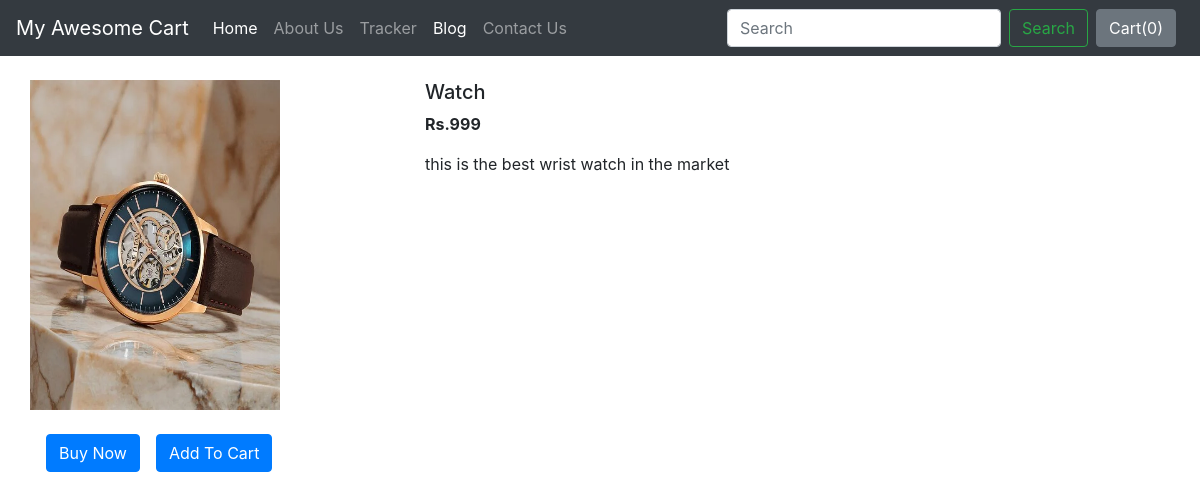
The page /shop/products/1 on the database its author committed.
### shop/models.py (models this page shows, shortened)
class product(models.Model):
    product_id = models.AutoField
    product_name = models.CharField(max_length=50)
    category = models.CharField(max_length=50, default="")
    subcategory = models.CharField(max_length=50, default="")
    price = models.IntegerField(default=0)
    desc = models.CharField(max_length=300)
    publish_date = models.DateField()
    image = models.ImageField(upload_to='shop/images', default="")

### shop/views.py (the view)
# urls.py: path("products/<int:myid>", views.productView, name="ProductView"),
def productView(request,myid):
    products = product.objects.filter(id=myid)
    return render(request, 'shop/productView.html',{"products":products[0]})

### shop/templates/shop/productView.html (shortened to what this page needs)
{% extends 'shop/basic.html' %}
{% block body %}
<div class="container my-4">
    <div class="row">
    <div class="col-md-4">
    <div class="row">
        <img src="/media/{{products.image}}" width="250px" height="330px">
    </div>
    <br>
        <div class="row">
            <button class="btn btn-primary mx-3">Buy Now</button>
            <button class="btn btn-primary">Add To Cart</button>
        </div>
    </div>
    <div class="col-md-8">
        <h5>{{products.product_name}}</h5>
        <p><b>Rs.{{products.price}} </b></p>
        <p>{{products.desc}}</p>
    </div>
    </div>
</div>
{% endblock %}

### rows shown on the page
product: image (picture), product_name "Watch", price "999", desc "this is the best wrist watch in the market"
